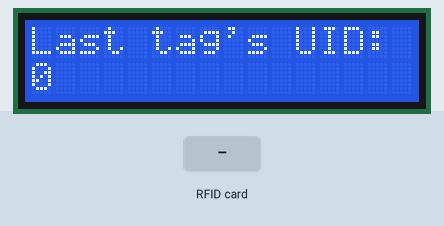
Recording of a sketch running on a simulated Arduino Mega 2560, built with avr-gcc and run on an emulated ATmega2560. On the bench: 16×2 character LCD. Inputs (shaded band) come from the test bench. What the sketch prints to the serial monitor is not drawn.

Above: at 1.3 s.
1.4 s: RFID card 5E 7A 19 C4 held to the reader
At 2.1 s:
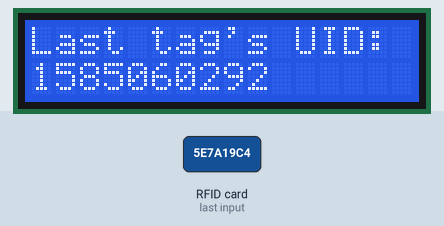
Timing chart, 0 to 4.4 s (numbered marks = the images above; inputs shaded):
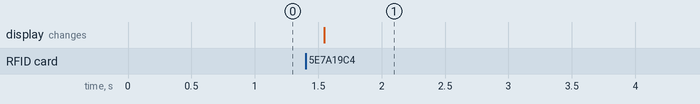

Measured:
- after the input at 1.4 s, the display: changes after 0.15 s (image 1)

The sketch:

rfid_serial_mfrc522.ino
```cpp
#include <SPI.h>
#include <MFRC522.h>

#include <Wire.h>
#include <LiquidCrystal_I2C.h>

#define SS_PIN 53
#define RST_PIN 5

// LCD's i2c adress
byte LCD_I2C = 0x27;// 0x3F;

LiquidCrystal_I2C lcd(LCD_I2C,16,2); //sda - a4, scl - a5

MFRC522 mfrc522(SS_PIN, RST_PIN);

unsigned long uidDec, uidDecTemp, uidLast;

void setup() {
  Serial.begin(9600);

  // Init SPI bus.
  SPI.begin();
  // Init MFRC522 card.
  mfrc522.PCD_Init();
  // max antenna power
  mfrc522.PCD_SetAntennaGain(mfrc522.RxGain_max);

  // init lcd
  lcd.init();
  lcd.backlight();

  uidDec = 0;
  uidLast = 0;
  Serial.println("Ready");
}
void loop() {
  // display last tag's uid
  lcd.setCursor(0,0);
  lcd.print("Last tag's UID:");
  lcd.setCursor(0,1);
  lcd.print(uidLast);

  // find frid tag
  if ( ! mfrc522.PICC_IsNewCardPresent()) {
//    Serial.println(0);
    return;
  }
  if ( ! mfrc522.PICC_ReadCardSerial()) {
//    Serial.println(12);
    return;
  }

  // get tag's uid and decode it
  for (byte i = 0; i < mfrc522.uid.size; i++)
  {
    uidDecTemp = mfrc522.uid.uidByte[i];
    uidDec = uidDec * 256 + uidDecTemp;
  }
  if ( uidDec == uidLast ) {
    return;
  }
  uidLast = uidDec;
  // send uid to serial port
  Serial.println(uidDec);
  delay(100);
}
```
